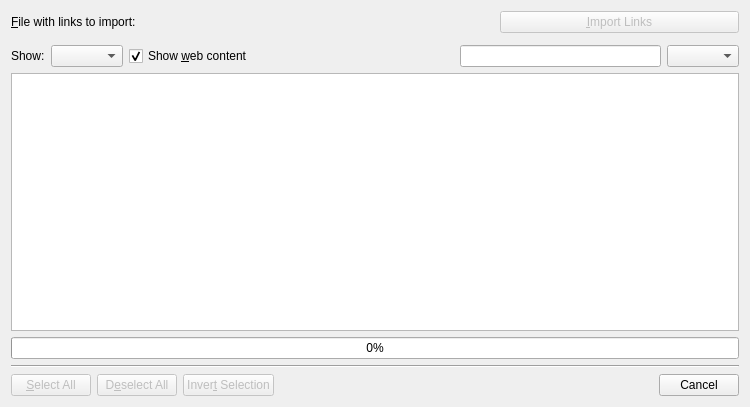
<?xml version="1.0" encoding="UTF-8"?>
<ui version="4.0">
 <class>ImportLinkDialog</class>
 <widget class="QWidget" name="ImportLinkDialog">
  <property name="geometry">
   <rect>
    <x>0</x>
    <y>0</y>
    <width>750</width>
    <height>407</height>
   </rect>
  </property>
  <layout class="QVBoxLayout" name="verticalLayout">
   <item>
    <widget class="QWidget" name="importWidget" native="true">
     <layout class="QVBoxLayout" name="verticalLayout_2">
      <property name="margin">
       <number>0</number>
      </property>
      <item>
       <layout class="QHBoxLayout" name="horizontalLayout_3">
        <item>
         <widget class="QLabel" name="label">
          <property name="text">
           <string>&amp;File with links to import:</string>
          </property>
          <property name="buddy">
           <cstring>urlRequester</cstring>
          </property>
         </widget>
        </item>
        <item>
         <widget class="KUrlRequester" name="urlRequester"/>
        </item>
        <item>
         <widget class="KPushButton" name="importLinks">
          <property name="enabled">
           <bool>false</bool>
          </property>
          <property name="text">
           <string>&amp;Import Links</string>
          </property>
         </widget>
        </item>
       </layout>
      </item>
      <item>
       <widget class="KSeparator" name="kseparator_2"/>
      </item>
     </layout>
    </widget>
   </item>
   <item>
    <layout class="QHBoxLayout" name="horizontalLayout_4">
     <item>
      <widget class="QLabel" name="label_2">
       <property name="text">
        <string>Show:</string>
       </property>
      </widget>
     </item>
     <item>
      <widget class="QComboBox" name="showCombo"/>
     </item>
     <item>
      <widget class="QCheckBox" name="showWebContent">
       <property name="text">
        <string>Show &amp;web content</string>
       </property>
       <property name="checked">
        <bool>true</bool>
       </property>
      </widget>
     </item>
     <item>
      <spacer name="horizontalSpacer">
       <property name="orientation">
        <enum>Qt::Horizontal</enum>
       </property>
       <property name="sizeType">
        <enum>QSizePolicy::Expanding</enum>
       </property>
       <property name="sizeHint" stdset="0">
        <size>
         <width>40</width>
         <height>20</height>
        </size>
       </property>
      </spacer>
     </item>
     <item>
      <widget class="KLineEdit" name="textFilter">
       <property name="sizePolicy">
        <sizepolicy hsizetype="MinimumExpanding" vsizetype="Fixed">
         <horstretch>0</horstretch>
         <verstretch>0</verstretch>
        </sizepolicy>
       </property>
       <property name="minimumSize">
        <size>
         <width>25</width>
         <height>0</height>
        </size>
       </property>
       <property name="toolTip">
        <string>You can use wildcards for filtering.</string>
       </property>
       <property name="clickMessage">
        <string>Filter files here....</string>
       </property>
       <property name="showClearButton" stdset="0">
        <bool>true</bool>
       </property>
      </widget>
     </item>
     <item>
      <widget class="KComboBox" name="filterMode"/>
     </item>
    </layout>
   </item>
   <item>
    <widget class="QTreeView" name="treeView">
     <property name="editTriggers">
      <set>QAbstractItemView::NoEditTriggers</set>
     </property>
     <property name="alternatingRowColors">
      <bool>true</bool>
     </property>
     <property name="selectionMode">
      <enum>QAbstractItemView::ExtendedSelection</enum>
     </property>
     <property name="rootIsDecorated">
      <bool>false</bool>
     </property>
     <property name="sortingEnabled">
      <bool>true</bool>
     </property>
     <property name="allColumnsShowFocus">
      <bool>true</bool>
     </property>
     <property name="wordWrap">
      <bool>false</bool>
     </property>
    </widget>
   </item>
   <item>
    <widget class="QProgressBar" name="progressBar">
     <property name="enabled">
      <bool>true</bool>
     </property>
     <property name="value">
      <number>0</number>
     </property>
     <property name="textVisible">
      <bool>true</bool>
     </property>
    </widget>
   </item>
   <item>
    <widget class="Line" name="line">
     <property name="orientation">
      <enum>Qt::Horizontal</enum>
     </property>
    </widget>
   </item>
   <item>
    <layout class="QHBoxLayout" name="horizontalLayout">
     <item>
      <widget class="KPushButton" name="selectAll">
       <property name="enabled">
        <bool>false</bool>
       </property>
       <property name="sizePolicy">
        <sizepolicy hsizetype="Minimum" vsizetype="Minimum">
         <horstretch>0</horstretch>
         <verstretch>0</verstretch>
        </sizepolicy>
       </property>
       <property name="text">
        <string>&amp;Select All</string>
       </property>
      </widget>
     </item>
     <item>
      <widget class="KPushButton" name="deselectAll">
       <property name="enabled">
        <bool>false</bool>
       </property>
       <property name="sizePolicy">
        <sizepolicy hsizetype="Minimum" vsizetype="Minimum">
         <horstretch>0</horstretch>
         <verstretch>0</verstretch>
        </sizepolicy>
       </property>
       <property name="text">
        <string>D&amp;eselect All</string>
       </property>
      </widget>
     </item>
     <item>
      <widget class="KPushButton" name="invertSelection">
       <property name="enabled">
        <bool>false</bool>
       </property>
       <property name="sizePolicy">
        <sizepolicy hsizetype="Minimum" vsizetype="Minimum">
         <horstretch>0</horstretch>
         <verstretch>0</verstretch>
        </sizepolicy>
       </property>
       <property name="text">
        <string>Inver&amp;t Selection</string>
       </property>
      </widget>
     </item>
     <item>
      <widget class="KDialogButtonBox" name="dialogButtonBox">
       <property name="standardButtons">
        <set>QDialogButtonBox::Cancel</set>
       </property>
      </widget>
     </item>
    </layout>
   </item>
  </layout>
 </widget>
 <customwidgets>
  <customwidget>
   <class>KDialogButtonBox</class>
   <extends>QDialogButtonBox</extends>
   <header>kdialogbuttonbox.h</header>
  </customwidget>
  <customwidget>
   <class>KComboBox</class>
   <extends>QComboBox</extends>
   <header>kcombobox.h</header>
  </customwidget>
  <customwidget>
   <class>KLineEdit</class>
   <extends>QLineEdit</extends>
   <header>klineedit.h</header>
  </customwidget>
  <customwidget>
   <class>KSeparator</class>
   <extends>QFrame</extends>
   <header>kseparator.h</header>
  </customwidget>
  <customwidget>
   <class>KPushButton</class>
   <extends>QPushButton</extends>
   <header>kpushbutton.h</header>
  </customwidget>
  <customwidget>
   <class>KUrlRequester</class>
   <extends>QFrame</extends>
   <header>kurlrequester.h</header>
  </customwidget>
 </customwidgets>
 <tabstops>
  <tabstop>urlRequester</tabstop>
  <tabstop>importLinks</tabstop>
  <tabstop>textFilter</tabstop>
  <tabstop>filterMode</tabstop>
  <tabstop>deselectAll</tabstop>
  <tabstop>invertSelection</tabstop>
  <tabstop>treeView</tabstop>
 </tabstops>
 <connections/>
</ui>
